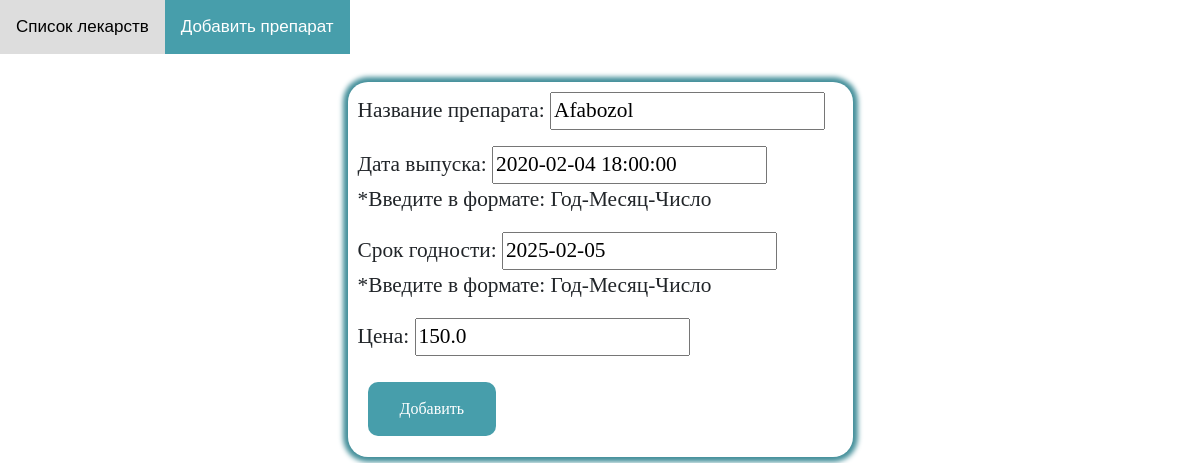
The page /med_update/4 on the database its author committed.
### core/models.py (models this page shows)
class Medicines (Model):
    name = models.CharField('Название препарата', max_length= 100, blank=False)
    date_issue = models.DateTimeField('Дата выпуска', help_text = "*Введите в формате: Год-Месяц-Число")
    expiry_date = models.DateField("Срок годности", help_text = "*Введите в формате: Год-Месяц-Число")
    price = models.FloatField("Цена", default=0)

### core/views.py (the view)
# urls.py: path('med_update/<int:pk>', views.MedUpdate.as_view(), name ='med_update'),
class MedUpdate (TitleMixin, UpdateView):
    model = models.Medicines
    template_name = 'core/med_create.html'
    form_class = forms.MedCreate
    success_url = reverse_lazy('core:med_list')

### core/forms.py
class MedCreate (forms.ModelForm):
    price = forms.FloatField (label="Цена", min_value=0, required=False)
    class Meta:
        model = models.Medicines
        fields = '__all__'

### core/views.py (called while the page is built)
    def get_title(self):
        return self.title

    def get_context_data(self, **kwargs):
        context = super().get_context_data(**kwargs)
        context["title"] = self.get_title()
        return context

### core/templates/core/med_create.html (shortened to what this page needs)
{% extends 'core/base.html' %}
{% block content %}
<html lang =ru>
<head>
</head>
<div class="fortext">
  <form action="{% url 'core:med_create' %}" method = "POST">
    {{form.as_p}}
    <button class = "button" type = "submit"> Добавить</button>
  </form>
</div>
{% endblock %}

### core/templates/core/base.html (style rules this page uses)
body { margin: 0; font-family: Arial, Helvetica, sans-serif; }
.button { border-radius:10px; background-color: #479eab; border: none; color: white; padding: 15px 32px; margin:10px 10px; text-align: center; text-decoration: none; display: inline-block; font-size: 16px; align-items: right; display: inline-block; cursor: pointer; transition-duration: 0.4s; }
.fortext { height: 290px; width: 375px; padding: 1em; text-align: left; font-size: 16pt; font-family: Bookman, URW Bookman L, serif; margin-left: auto; margin-right: auto; border-radius: 20px; box-shadow: 0 0 5px 5px #45909b; }

### core/templates/core/med_create.html (style rules this page uses)
body { margin: 0; font-family: Arial, Helvetica, sans-serif; }
.button { border-radius:10px; background-color: #479eab; border: none; color: white; padding: 15px 32px; margin:10px 10px; text-align: center; text-decoration: none; display: inline-block; font-size: 16px; align-items: right; display: inline-block; cursor: pointer; transition-duration: 0.4s; }
.fortext { height: 375px; width: 505px; padding:10px; margin:10px 0; // add top and bottom margin text-align: left; font-size: 16pt; font-family: Bookman, URW Bookman L, serif; margin-left: auto; margin-right: auto; border-radius: 20px; box-shadow: 0 0 5px 5px #45909b; }

### rows shown on the page
Medicines: name "Afabozol", date_issue "2020-02-04 18:00:00", expiry_date "2025-02-05", price "150.0"
